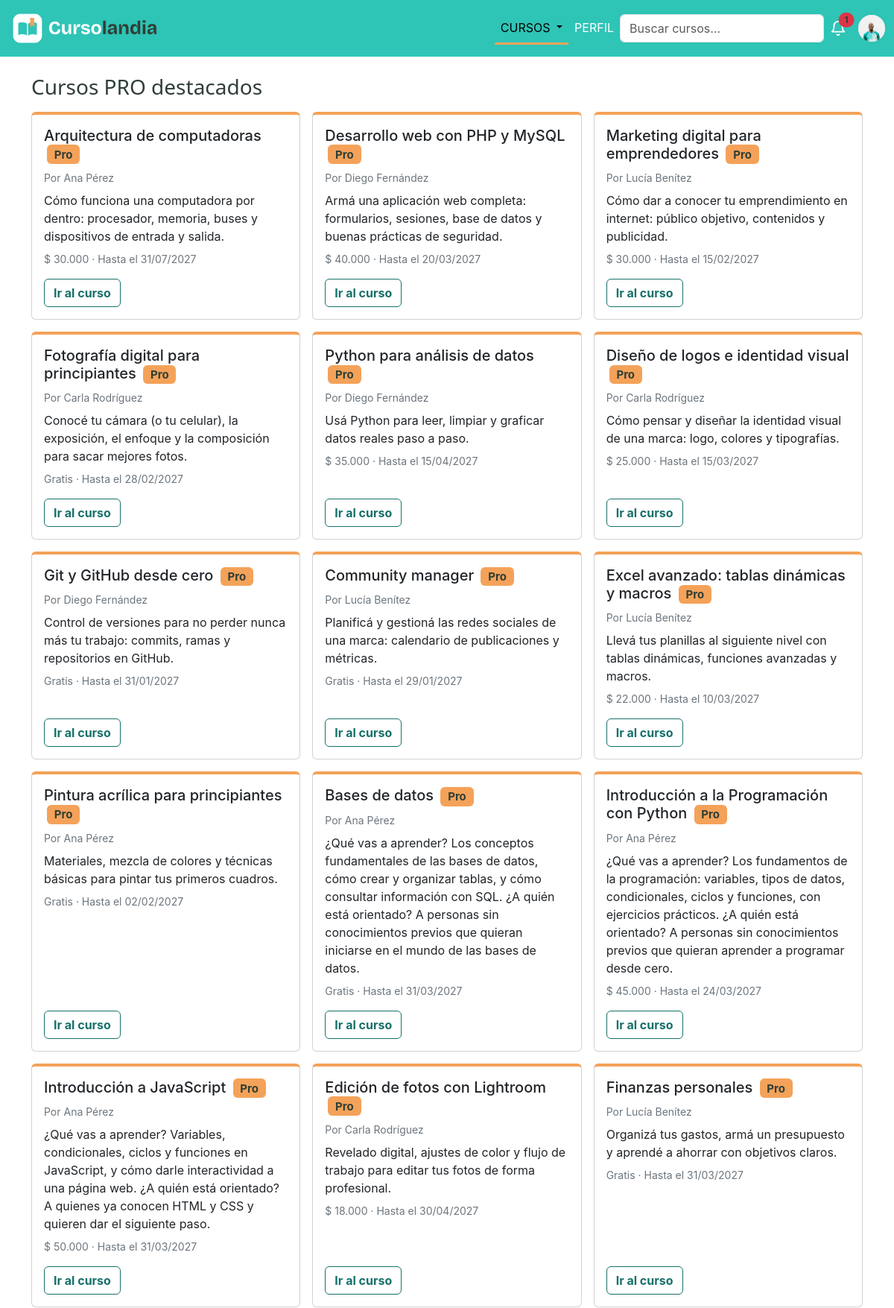
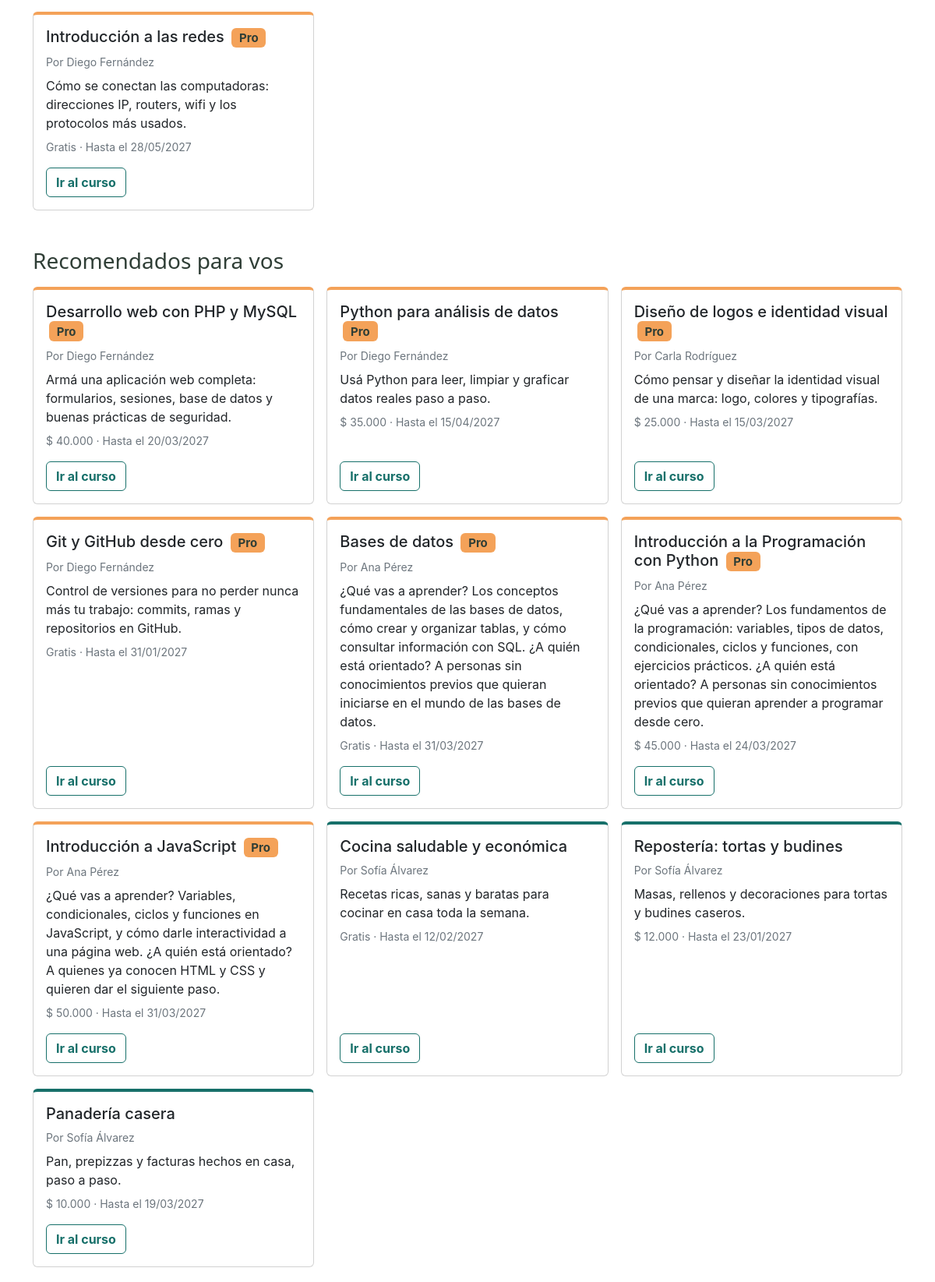
Page /vistas/principal.php (signed in, upper part) on the committed database (2 pictures, top to bottom).
### tables this page shows
CREATE TABLE curso (
    id_curso      INT UNSIGNED NOT NULL AUTO_INCREMENT,
    titulo        VARCHAR(100) NOT NULL,
    descripcion   TEXT NOT NULL,
    costo         DECIMAL(10,2) NULL,
    cupo          INT UNSIGNED NULL,
    fecha_inicio  DATE NOT NULL,
    fecha_fin     DATE NOT NULL,
    tipo_acceso   ENUM('publico','privado') NOT NULL DEFAULT 'publico',
    id_creador    INT UNSIGNED NOT NULL,
    PRIMARY KEY (id_curso),
    CONSTRAINT chk_curso_costo  CHECK (costo > 0),
    CONSTRAINT chk_curso_cupo   CHECK (cupo > 0),
    CONSTRAINT chk_curso_fechas CHECK (fecha_fin >= fecha_inicio),
    CONSTRAINT fk_curso_creador FOREIGN KEY (id_creador)
        REFERENCES usuario (id_usuario)
        ON UPDATE CASCADE
        ON DELETE RESTRICT
);

CREATE TABLE usuario (
    id_usuario        INT UNSIGNED NOT NULL COMMENT 'DNI del usuario',
    nombre            VARCHAR(50)  NOT NULL,
    apellido          VARCHAR(50)  NOT NULL,
    email             VARCHAR(100) NOT NULL UNIQUE,
    contrasenia       VARCHAR(255) NOT NULL,
    fecha_nacimiento  DATE NOT NULL,
    telefono          VARCHAR(20)  NULL,
    antecedentes      TEXT NULL,
    imagen_principal  VARCHAR(255) NOT NULL DEFAULT 'img/avatar-default.png',
    tipo_plan         ENUM('gratuito','pro') NOT NULL DEFAULT 'gratuito',
    fecha_venc_pro    DATE NULL,
    PRIMARY KEY (id_usuario),
    CONSTRAINT chk_usuario_dni CHECK (id_usuario BETWEEN 1000000 AND 99999999),
    CONSTRAINT chk_usuario_pro CHECK (tipo_plan = 'gratuito' OR fecha_venc_pro IS NOT NULL)
);

### controles/ControlCurso.php (called while the page is built, shortened)
<?php
require_once __DIR__ . '/../clases/Curso.php';
require_once __DIR__ . '/../clases/Usuario.php';
require_once __DIR__ . '/../traits/AccesoBD.php';
class ControlCurso
{
    public function obtenerDestacados(int $idUsuario)
    {
        $sql = self::SELECT_CURSO . "
                WHERE u.tipo_plan = 'pro'
                  AND u.fecha_venc_pro >= CURDATE()
                  AND c.fecha_fin >= CURDATE()
                  AND c.id_creador <> ?
                  AND c.id_curso NOT IN (SELECT i.id_curso
                                         FROM inscripcion i
                                         WHERE i.id_usuario = ?)
                ORDER BY c.fecha_inicio";
        $resultado = $this->consultar($sql, 'ii', [$idUsuario, $idUsuario]);
        return $this->armarCursos($resultado);
    }
    private function armarCursos($resultado)
    {
        $cursos = [];
        while ($fila = mysqli_fetch_assoc($resultado)) {
            $creador = new Usuario(
                $fila['id_usuario'],
                $fila['nombre'],
                $fila['apellido'],
                $fila['email'],
                '',
                $fila['fecha_nacimiento'],
                $fila['telefono'],
                $fila['antecedentes'],
                $fila['imagen_principal'],
                $fila['tipo_plan'],
                $fila['fecha_venc_pro']
            );
            $cursos[] = new Curso(
                $fila['id_curso'],
                $fila['titulo'],
                $fila['descripcion'],
                $fila['costo'],
                $fila['cupo'],
                $fila['fecha_inicio'],
                $fila['fecha_fin'],
                $fila['tipo_acceso'],
                $creador
            );
        }
        return $cursos;
    }
    public function obtenerRecomendados(int $idUsuario)
    {
        $sql = self::SELECT_CURSO . "
                WHERE c.fecha_fin >= CURDATE()
                  AND c.id_creador <> ?
                  AND c.id_curso NOT IN (SELECT i.id_curso
                                         FROM inscripcion i
                                         WHERE i.id_usuario = ?)
                  AND c.id_curso IN (SELECT ce.id_curso
                                     FROM curso_etiqueta ce
                                     JOIN usuario_interes ui ON ui.id_etiqueta = ce.id_etiqueta
                                     WHERE ui.id_usuario = ?)" . self::ORDEN_PRO_PRIMERO;
        $resultado = $this->consultar($sql, 'iii', [$idUsuario, $idUsuario, $idUsuario]);
        return $this->armarCursos($resultado);
    }
}

### traits/AccesoBD.php (called while the page is built)
<?php
trait AccesoBD{
    private $conexion;
    public function __construct($conexion){
        $this->conexion = $conexion;
    }
    private function consultar(string $sql, string $tipos='', array $param=[]){
        $sentencia = mysqli_prepare($this->conexion,$sql);
        if($tipos!==''){
            mysqli_stmt_bind_param($sentencia,$tipos,...$param);
        }
        mysqli_stmt_execute($sentencia);
        return mysqli_stmt_get_result($sentencia);
    }
}

### clases/Curso.php (called while the page is built, shortened)
<?php
require_once __DIR__ . '/Usuario.php';
    class Curso{
        private int $id;
        private string $titulo;
        private $descripcion;
        private $costo;
        private $fecha_fin;
        private $creador;
        public function __construct($id,$titulo,$descripcion,$costo,$cupo,$fecha_inicio,$fecha_fin,$tipo_acceso,Usuario $creador){
            $this->id = $id;
            $this->titulo = $titulo;
            $this->descripcion = $descripcion;
            $this->costo = $costo;
            $this->fecha_fin = $fecha_fin;
            $this->creador = $creador;
        }
        public function getId(){
            return $this->id;
        }
        public function getTitulo(){
            return $this->titulo;
        }
        public function getDescripcion(){
            return $this->descripcion;
        }
        public function getCosto(){
            return $this->costo;
        }
        public function getFechaFin(){
            return $this->fecha_fin;
        }
        public function getCreador(){
            return $this->creador;
        }
        public function esGratuito(){
            return $this->costo === null;
        }
        public function esDestacado(){
            return $this->creador->esPro();
        }
    }

### clases/Usuario.php (called while the page is built, shortened)
<?php
class Usuario{
        private string $nombre;
        private string $apellido;
        private string $tipo_plan;
        private ?string $fecha_venc_pro;
        public function __construct(int $id_usuario, string $nombre, string $apellido, string $email, string $contrasenia,
                            string $fecha_nacimiento, ?string $telefono, ?string $antecedentes,
                            string $imagen_principal, string $tipo_plan, ?string $fecha_venc_pro){
            $this->nombre = $nombre;
            $this->apellido = $apellido;
            $this->tipo_plan = $tipo_plan;
            $this->fecha_venc_pro = $fecha_venc_pro;
        }
        public function getNombre(){
            return $this->nombre;
        }
        public function getApellido(){
            return $this->apellido;
        }
        public function esPro(){
            if($this->tipo_plan === 'pro' && date('Y-m-d')<=$this->fecha_venc_pro){
                return true;
            }
            return false;
        }
    }

### controles/ControlEtiqueta.php (called while the page is built, shortened)
<?php
require_once __DIR__.'/../clases/Usuario.php';
require_once __DIR__.'/../clases/Curso.php';
require_once __DIR__.'/../traits/AccesoBD.php';
class ControlEtiqueta{
    public function obtenerInteresesDeUsuario(int $idUsuario): array{
        $sql = self::SELECT_ETIQUETA . "
                JOIN usuario_interes ui
                ON ui.id_etiqueta = e.id_etiqueta
                WHERE ui.id_usuario = ?
                ORDER BY e.nombre";
        $resultado = $this->consultar($sql,'i',[$idUsuario]);
        return $this->armarEtiquetas($resultado);
    }
    private function armarEtiquetas($resultado): array{
        $etiquetas = [];
        while($fila = mysqli_fetch_assoc($resultado)){
            $etiquetas[] = new Etiqueta(
                $fila['id_etiqueta'],
                $fila['nombre']
            );
        }
        return $etiquetas;
    }
}

### includes/tarjeta_curso.php (the view)
<?php
$precio = $curso->esGratuito() ? 'Gratis' : '$ ' . number_format($curso->getCosto(), 0, ',', '.');
$hasta  = date('d/m/Y', strtotime($curso->getFechaFin()));
?>
<div class="col-sm-6 col-lg-4">
    <div class="card h-100 <?= $curso->esDestacado() ? 'card-pro' : 'curso' ?>">
        <div class="card-body d-flex flex-column gap-2">
            <h5 class="card-title mb-0">
                <?= htmlspecialchars($curso->getTitulo()) ?>
                <?php if ($curso->esDestacado()): ?>
                    <span class="badge ms-1">Pro</span>
                <?php endif; ?>
            </h5>
            <p class="small text-secondary mb-0">Por <?= htmlspecialchars($curso->getCreador()->getNombre() . ' ' . $curso->getCreador()->getApellido()) ?></p>
            <p class="card-text mb-0"><?= htmlspecialchars($curso->getDescripcion()) ?></p>
            <p class="small text-secondary mb-2"><?= $precio ?> · Hasta el <?= $hasta ?></p>
            <a href="curso.php?id=<?= $curso->getId() ?>" class="btn link-curso mt-auto align-self-start">Ir al curso</a>
        </div>
    </div>
</div>

### vistas/principal.php (shortened to what this page needs)
<?php
require_once __DIR__ . '/../controles/ControlCurso.php';
require_once __DIR__ . '/../controles/ControlEtiqueta.php';
$controlCurso = new ControlCurso($conexion);
$destacados = $controlCurso->obtenerDestacados($_SESSION['id_usuario']);
$misCursos  = $controlCurso->obtenerActivosDeInscripto($_SESSION['id_usuario']);
$recomendados = $controlCurso->obtenerRecomendados($_SESSION['id_usuario']);
$controlEtiqueta = new ControlEtiqueta($conexion);
$cantidadIntereses = count($controlEtiqueta->obtenerInteresesDeUsuario($_SESSION['id_usuario']));
?>
<!DOCTYPE html>
<html lang="es">
<head>
    <link href="https://cdn.jsdelivr.net/npm/bootstrap@5.3.8/dist/css/bootstrap.min.css" rel="stylesheet">
    <link href="../css/styles.css" rel="stylesheet">
</head>
<body>
    <?php require __DIR__ . '/../includes/navbar.php'; ?>
    <main class="container my-4">
        <section class="mb-5">
            <h2 class="h3 mb-3">Cursos PRO destacados</h2>
            <?php if (count($destacados) === 0): ?>
                <p class="text-secondary">Por ahora no hay cursos destacados.</p>
            <?php else: ?>
                <div class="row g-3">
                    <?php foreach ($destacados as $curso): ?>
                        <?php require __DIR__ . '/../includes/tarjeta_curso.php'; ?>
                    <?php endforeach; ?>
                </div>
            <?php endif; ?>
        </section>
        <section class="mb-5">
            <h2 class="h3 mb-3">Recomendados para vos</h2>
            <?php if ($cantidadIntereses === 0): ?>
                <p class="text-secondary">Contanos qué te interesa y te recomendamos cursos. <a href="editar_perfil.php">Agregar intereses</a></p>
            <?php elseif (count($recomendados) === 0): ?>
                <p class="text-secondary">Por ahora no hay cursos que coincidan con tus intereses. <a href="cursos.php">Ver todos los cursos</a></p>
            <?php else: ?>
                <div class="row g-3">
                    <?php foreach ($recomendados as $curso): ?>
                        <?php require __DIR__ . '/../includes/tarjeta_curso.php'; ?>
                    <?php endforeach; ?>
                </div>
            <?php endif; ?>
        </section>
            <?php if (count($misCursos) === 0): ?>
                <p class="text-secondary">Todavía no estás inscripto en ningún curso activo. <a href="cursos.php">Ver todos los cursos</a></p>
            <?php else: ?>
                    <?php foreach ($misCursos as $curso): ?>
                        <?php require __DIR__ . '/../includes/tarjeta_curso.php'; ?>
                    <?php endforeach; ?>
            <?php endif; ?>
    </main>
</body>
</html>

### css/styles.css (style rules this page uses)
:root { --color-texto: #2F3E36; --color-acento: #F4A259; --color-suave: #CBF3F0; --color-fondo: #FFFFFF; --color-principal: #2EC4B6; --color-principal-oscuro: #17706A; }
body { font-family: 'Inter', system-ui, sans-serif; color: var(--color-texto); }
h1, h2 { font-family: 'Poppins', system-ui, sans-serif; }
.badge { background-color: var(--color-acento); color: var(--color-texto); }
.card-pro { border-top: 4px solid var(--color-acento); }
.curso { border-top: 4px solid var(--color-principal-oscuro); }
.link-curso { color: var(--color-principal-oscuro); font-weight: bold; text-decoration: none; background-color: var(--color-fondo); border-color: var(--color-principal-oscuro); }

### rows in the picture
curso: titulo "Arquitectura de computadoras", id_creador.apellido "Ana Pérez", descripcion "Cómo funciona una computadora por dentro: procesador, memoria, buses y dispositivos de entrada y salida.", costo "$ 30.000", fecha_fin "31/07/2027"
curso: titulo "Desarrollo web con PHP y MySQL", id_creador.apellido "Diego Fernández", descripcion "Armá una aplicación web completa: formularios, sesiones, base de datos y buenas prácticas de seguridad.", costo "$ 40.000", fecha_fin "20/03/2027"
curso: titulo "Marketing digital para emprendedores", id_creador.apellido "Lucía Benítez", descripcion "Cómo dar a conocer tu emprendimiento en internet: público objetivo, contenidos y publicidad.", costo "$ 30.000", fecha_fin "15/02/2027"
curso: titulo "Fotografía digital para principiantes", id_creador.apellido "Carla Rodríguez", descripcion "Conocé tu cámara (o tu celular), la exposición, el enfoque y la composición para sacar mejores fotos.", costo "Gratis", fecha_fin "28/02/2027"
curso: titulo "Python para análisis de datos", id_creador.apellido "Diego Fernández", descripcion "Usá Python para leer, limpiar y graficar datos reales paso a paso.", costo "$ 35.000", fecha_fin "15/04/2027"
curso: titulo "Diseño de logos e identidad visual", id_creador.apellido "Carla Rodríguez", descripcion "Cómo pensar y diseñar la identidad visual de una marca: logo, colores y tipografías.", costo "$ 25.000", fecha_fin "15/03/2027"
curso: titulo "Git y GitHub desde cero", id_creador.apellido "Diego Fernández", descripcion "Control de versiones para no perder nunca más tu trabajo: commits, ramas y repositorios en GitHub.", costo "Gratis", fecha_fin "31/01/2027"
curso: titulo "Community manager", id_creador.apellido "Lucía Benítez", descripcion "Planificá y gestioná las redes sociales de una marca: calendario de publicaciones y métricas.", costo "Gratis", fecha_fin "29/01/2027"
curso: titulo "Excel avanzado: tablas dinámicas y macros", id_creador.apellido "Lucía Benítez", descripcion "Llevá tus planillas al siguiente nivel con tablas dinámicas, funciones avanzadas y macros.", costo "$ 22.000", fecha_fin "10/03/2027"
curso: titulo "Pintura acrílica para principiantes", id_creador.apellido "Ana Pérez", descripcion "Materiales, mezcla de colores y técnicas básicas para pintar tus primeros cuadros.", costo "Gratis", fecha_fin "02/02/2027"
curso: titulo "Bases de datos", id_creador.apellido "Ana Pérez", descripcion "¿Qué vas a aprender? Los conceptos fundamentales de las bases de datos, cómo crear y organizar tablas, y cómo consultar información con SQL. ¿A quién está orientado? A personas sin conocimientos previos que quieran iniciarse en el mundo de las bases de datos.", costo "Gratis", fecha_fin "31/03/2027"
curso: titulo "Introducción a la Programación con Python", id_creador.apellido "Ana Pérez", descripcion "¿Qué vas a aprender? Los fundamentos de la programación: variables, tipos de datos, condicionales, ciclos y funciones, con ejercicios prácticos. ¿A quién está orientado? A personas sin conocimientos previos que quieran aprender a programar desde cero.", costo "$ 45.000", fecha_fin "24/03/2027"
curso: titulo "Introducción a JavaScript", id_creador.apellido "Ana Pérez", descripcion "¿Qué vas a aprender? Variables, condicionales, ciclos y funciones en JavaScript, y cómo darle interactividad a una página web. ¿A quién está orientado? A quienes ya conocen HTML y CSS y quieren dar el siguiente paso.", costo "$ 50.000", fecha_fin "31/03/2027"
curso: titulo "Edición de fotos con Lightroom", id_creador.apellido "Carla Rodríguez", descripcion "Revelado digital, ajustes de color y flujo de trabajo para editar tus fotos de forma profesional.", costo "$ 18.000", fecha_fin "30/04/2027"
curso: titulo "Finanzas personales", id_creador.apellido "Lucía Benítez", descripcion "Organizá tus gastos, armá un presupuesto y aprendé a ahorrar con objetivos claros.", costo "Gratis", id_creador.fecha_venc_pro "31/03/2027"
curso: titulo "Introducción a las redes", id_creador.apellido "Diego Fernández", descripcion "Cómo se conectan las computadoras: direcciones IP, routers, wifi y los protocolos más usados.", costo "Gratis", fecha_fin "28/05/2027"
curso: titulo "Cocina saludable y económica", id_creador.apellido "Sofía Álvarez", descripcion "Recetas ricas, sanas y baratas para cocinar en casa toda la semana.", costo "Gratis", fecha_fin "12/02/2027"
curso: titulo "Repostería: tortas y budines", id_creador.apellido "Sofía Álvarez", descripcion "Masas, rellenos y decoraciones para tortas y budines caseros.", costo "$ 12.000", fecha_fin "23/01/2027"
curso: titulo "Panadería casera", id_creador.apellido "Sofía Álvarez", descripcion "Pan, prepizzas y facturas hechos en casa, paso a paso.", costo "$ 10.000", fecha_fin "19/03/2027"

### other values in the picture
$notiSinLeer "1"
